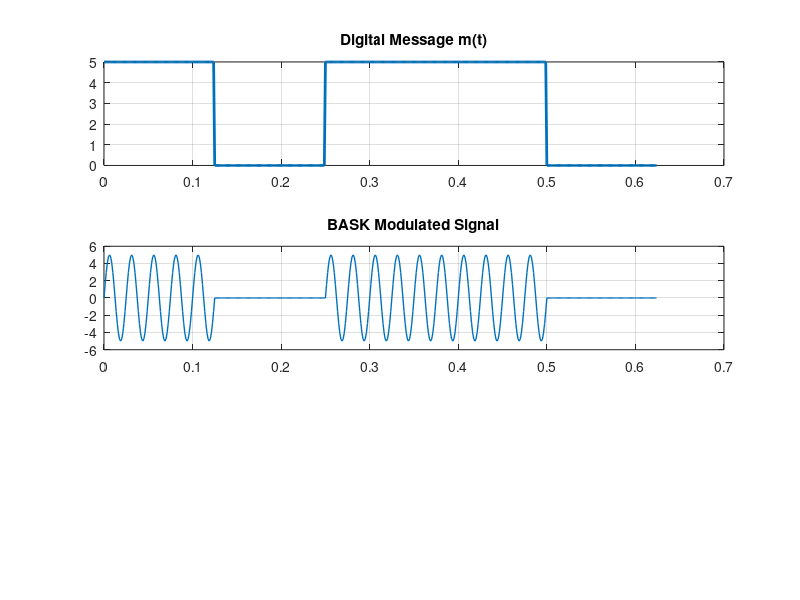

Write the MATLAB code that produced this figure.
%% 1. Parameters
am = 5;               % Amplitude of Message Signal (Logic 1)
fc = 40;              % Carrier Frequency
fs = 800;             % Sampling Frequency
bits = [1 0 1 1 0];   % Input bit sequence
Tb_samples = 100;     % Number of samples per bit duration

% Initialize vectors
total_samples = length(bits) * Tb_samples;
m = zeros(1, total_samples);
t = (0:total_samples-1) / fs; % Time vector

%% 2. Generate Message Signal m(t) using Nested Loops
% This replaces repelem() by manually filling sample ranges
for i = 1:length(bits)
    start_idx = (i-1) * Tb_samples + 1;
    end_idx = i * Tb_samples;
    
    for j = start_idx:end_idx
        m(j) = bits(i) * am; % Scale bit by amplitude [cite: 13, 23]
    end
end

%% 3. Generate Carrier and Modulated Signal y(t)
c = sin(2*pi*fc*t);          % Carrier wave
y = m .* c;                  % BASK Modulation (On-Off Keying) [cite: 13, 16]

%% 4. Demodulation (Coherent Detection)
%y_noisy = awgn(y, 10, 'measured'); % Add noise [cite: 19]
%yd = y_noisy .* c;                 % Multiply by carrier again 

%% 5. Visualization
subplot(3,1,1); plot(t, m, 'LineWidth', 2); title('Digital Message m(t)'); grid on;
subplot(3,1,2); plot(t, y, 'LineWidth', 1); title('BASK Modulated Signal'); grid on;
%subplot(3,1,3); plot(t, yd, 'LineWidth', 1); title('Demodulated Signal (Before Filtering)'); grid on;
